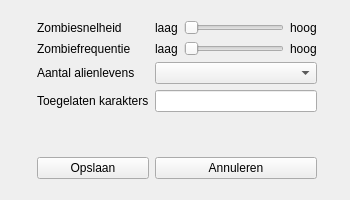
<?xml version="1.0" encoding="UTF-8"?>
<ui version="4.0">
 <class>Settings</class>
 <widget class="QWidget" name="Settings">
  <property name="geometry">
   <rect>
    <x>0</x>
    <y>0</y>
    <width>350</width>
    <height>200</height>
   </rect>
  </property>
  <property name="minimumSize">
   <size>
    <width>350</width>
    <height>200</height>
   </size>
  </property>
  <property name="maximumSize">
   <size>
    <width>350</width>
    <height>200</height>
   </size>
  </property>
  <property name="windowTitle">
   <string>Instellingen</string>
  </property>
  <property name="windowIcon">
   <iconset resource="pic.qrc">
    <normaloff>:/pic/alienversuszombie.ico</normaloff>:/pic/alienversuszombie.ico</iconset>
  </property>
  <widget class="QWidget" name="horizontalLayoutWidget">
   <property name="geometry">
    <rect>
     <x>20</x>
     <y>20</y>
     <width>314</width>
     <height>159</height>
    </rect>
   </property>
   <layout class="QHBoxLayout" name="horizontalLayout_3">
    <item>
     <spacer name="horizontalSpacer">
      <property name="orientation">
       <enum>Qt::Horizontal</enum>
      </property>
      <property name="sizeHint" stdset="0">
       <size>
        <width>40</width>
        <height>20</height>
       </size>
      </property>
     </spacer>
    </item>
    <item>
     <layout class="QGridLayout" name="gridLayout">
      <item row="2" column="0">
       <widget class="QLabel" name="lblZombieFrequency">
        <property name="text">
         <string>Zombiefrequentie</string>
        </property>
       </widget>
      </item>
      <item row="4" column="0">
       <widget class="QLabel" name="lblAlienLife">
        <property name="text">
         <string>Aantal alienlevens</string>
        </property>
       </widget>
      </item>
      <item row="7" column="1">
       <widget class="QPushButton" name="cancelButton">
        <property name="text">
         <string>Annuleren</string>
        </property>
       </widget>
      </item>
      <item row="2" column="1">
       <layout class="QHBoxLayout" name="horizontalLayout">
        <item>
         <widget class="QLabel" name="label_5">
          <property name="text">
           <string>laag</string>
          </property>
         </widget>
        </item>
        <item>
         <widget class="QSlider" name="sliderZombieFrequency">
          <property name="minimumSize">
           <size>
            <width>100</width>
            <height>0</height>
           </size>
          </property>
          <property name="maximumSize">
           <size>
            <width>100</width>
            <height>16777215</height>
           </size>
          </property>
          <property name="orientation">
           <enum>Qt::Horizontal</enum>
          </property>
         </widget>
        </item>
        <item>
         <widget class="QLabel" name="label_6">
          <property name="text">
           <string>hoog</string>
          </property>
         </widget>
        </item>
       </layout>
      </item>
      <item row="6" column="1">
       <spacer name="verticalSpacer_2">
        <property name="orientation">
         <enum>Qt::Vertical</enum>
        </property>
        <property name="sizeHint" stdset="0">
         <size>
          <width>20</width>
          <height>40</height>
         </size>
        </property>
       </spacer>
      </item>
      <item row="4" column="1">
       <widget class="QComboBox" name="comboAlienLife"/>
      </item>
      <item row="7" column="0">
       <widget class="QPushButton" name="saveButton">
        <property name="text">
         <string>Opslaan</string>
        </property>
       </widget>
      </item>
      <item row="1" column="1">
       <layout class="QHBoxLayout" name="horizontalLayout_2">
        <item>
         <widget class="QLabel" name="label_7">
          <property name="text">
           <string>laag</string>
          </property>
         </widget>
        </item>
        <item>
         <widget class="QSlider" name="sliderZombieSpeed">
          <property name="minimumSize">
           <size>
            <width>100</width>
            <height>0</height>
           </size>
          </property>
          <property name="maximumSize">
           <size>
            <width>100</width>
            <height>16777215</height>
           </size>
          </property>
          <property name="orientation">
           <enum>Qt::Horizontal</enum>
          </property>
         </widget>
        </item>
        <item>
         <widget class="QLabel" name="label_8">
          <property name="text">
           <string>hoog</string>
          </property>
         </widget>
        </item>
       </layout>
      </item>
      <item row="6" column="0">
       <spacer name="verticalSpacer">
        <property name="orientation">
         <enum>Qt::Vertical</enum>
        </property>
        <property name="sizeHint" stdset="0">
         <size>
          <width>20</width>
          <height>40</height>
         </size>
        </property>
       </spacer>
      </item>
      <item row="5" column="0">
       <widget class="QLabel" name="lblCharacters">
        <property name="text">
         <string>Toegelaten karakters</string>
        </property>
       </widget>
      </item>
      <item row="5" column="1">
       <widget class="QLineEdit" name="lineEditCharacters">
        <property name="maxLength">
         <number>50</number>
        </property>
       </widget>
      </item>
      <item row="1" column="0">
       <widget class="QLabel" name="lblZombieSpeed">
        <property name="text">
         <string>Zombiesnelheid</string>
        </property>
       </widget>
      </item>
     </layout>
    </item>
    <item>
     <spacer name="horizontalSpacer_2">
      <property name="orientation">
       <enum>Qt::Horizontal</enum>
      </property>
      <property name="sizeHint" stdset="0">
       <size>
        <width>40</width>
        <height>20</height>
       </size>
      </property>
     </spacer>
    </item>
   </layout>
  </widget>
 </widget>
 <resources>
  <include location="pic.qrc"/>
 </resources>
 <connections/>
</ui>
